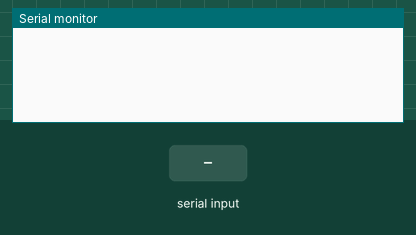
Simulated run of this sketch. Board: Arduino Uno, built with avr-gcc and run on an emulated ATmega328P. Parts: the last lines printed to the serial monitor. Inputs (shaded band) come from the test bench.

Above: at 1.2 s.
1.3 s: "1" received over Serial
At 2.4 s:
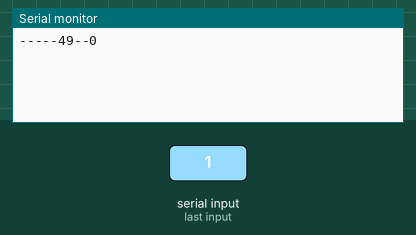
2.8 s: byte 13 (0x0D) received over Serial
At 4.0 s:
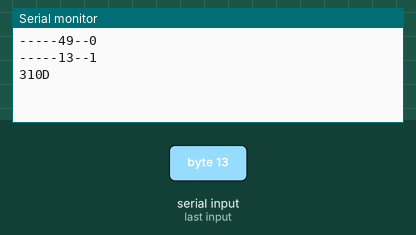
4.3 s: byte 13 (0x0D) received over Serial
At 5.2 s:
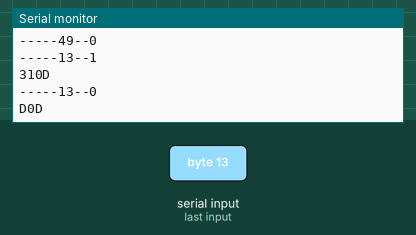
5.8 s: "0" received over Serial
At 7.1 s:
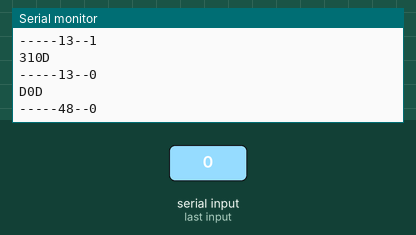
Timing chart, 0 to 8.3 s (numbered marks = the images above; inputs shaded):
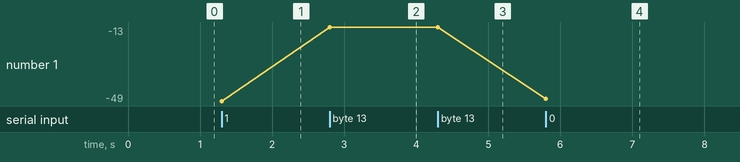

Measured:
- after the input at 1.3 s, the serial monitor: prints a new line at once (image 1)
- after the input at 2.8 s, the serial monitor: prints a new line at once (image 2)
- after the input at 4.3 s, the serial monitor: prints a new line at once (image 3)
- after the input at 5.8 s, the serial monitor: prints a new line at once (image 4)
- plotted number 1: -49 → -13 after the input at 2.8 s, -13 → -48 after the input at 5.8 s

The sketch:

12_bluetoothConvertToint.ino
```cpp
byte readBuffer[5];  // 定义字符数组，用于保存蓝牙模块发送的数据
unsigned int Command;   // 全部变量，无符号整数型，保存整理后的键值
byte slideValue;  // 保存滑动条的数字1~10

void setup() {
  Serial.begin(9600);  // 设置串口波特率
}

void loop() {
  Command = 0;
  getCommand();   // 读取蓝牙模块发送的指令
  Serial.println(Command, HEX);  // 将指令16进制输出到串口监视器
}
//*******************************
//  功能：读取蓝牙模块发送的指令
//  参数：无
//  返回值：通过全局变量传递命令。
//          Command     返回按键的键值
//          slideValue  返回滑动条的键值
//*******************************
void getCommand() {
  byte flag = 1;   // 标记位
  byte num = 0;    // 记录读取字符的个数

  while (flag) {
    if (Serial.available()>0) {         // 判断是否有数据接受
      byte tempBuffer = Serial.read();   // 读取接受的数据
      readBuffer[num] = tempBuffer;      // 将数据保存至数组
      Serial.println(String() + "-----" + tempBuffer + "--" + num);

      num++;
      if (tempBuffer == 0x0D) {           // 判断是否接受的数据是否是回车
        // 读取的数据占用一个字节，command占用两个字节，通过移位指令，将第一个字节存放在command
        // 的高八位，第二个字节存放在第八位。
        Command = (readBuffer[0] << 8) | (readBuffer[1]);
        flag = 0;   // 标志位为零，退出while循环
        if (num == 5) {     // 判断是否是滑动条五位数
          slideValue = readBuffer[2] - 47; // 返回滑动条对应的数值1~10
          Serial.println(slideValue);     // 打印滑动条数值
        }
      }
    }
  }
}
```
